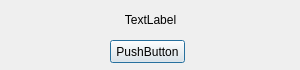
<?xml version="1.0" encoding="UTF-8"?>
<ui version="4.0">
 <class>Dialog</class>
 <widget class="QDialog" name="Dialog">
  <property name="geometry">
   <rect>
    <x>0</x>
    <y>0</y>
    <width>300</width>
    <height>70</height>
   </rect>
  </property>
  <property name="windowTitle">
   <string>Dialog</string>
  </property>
  <widget class="QPushButton" name="pushButton">
   <property name="geometry">
    <rect>
     <x>110</x>
     <y>40</y>
     <width>75</width>
     <height>23</height>
    </rect>
   </property>
   <property name="sizePolicy">
    <sizepolicy hsizetype="Preferred" vsizetype="Fixed">
     <horstretch>0</horstretch>
     <verstretch>0</verstretch>
    </sizepolicy>
   </property>
   <property name="text">
    <string>PushButton</string>
   </property>
  </widget>
  <widget class="QLabel" name="label">
   <property name="geometry">
    <rect>
     <x>20</x>
     <y>10</y>
     <width>261</width>
     <height>20</height>
    </rect>
   </property>
   <property name="text">
    <string>TextLabel</string>
   </property>
   <property name="alignment">
    <set>Qt::AlignCenter</set>
   </property>
  </widget>
 </widget>
 <resources/>
 <connections/>
</ui>
